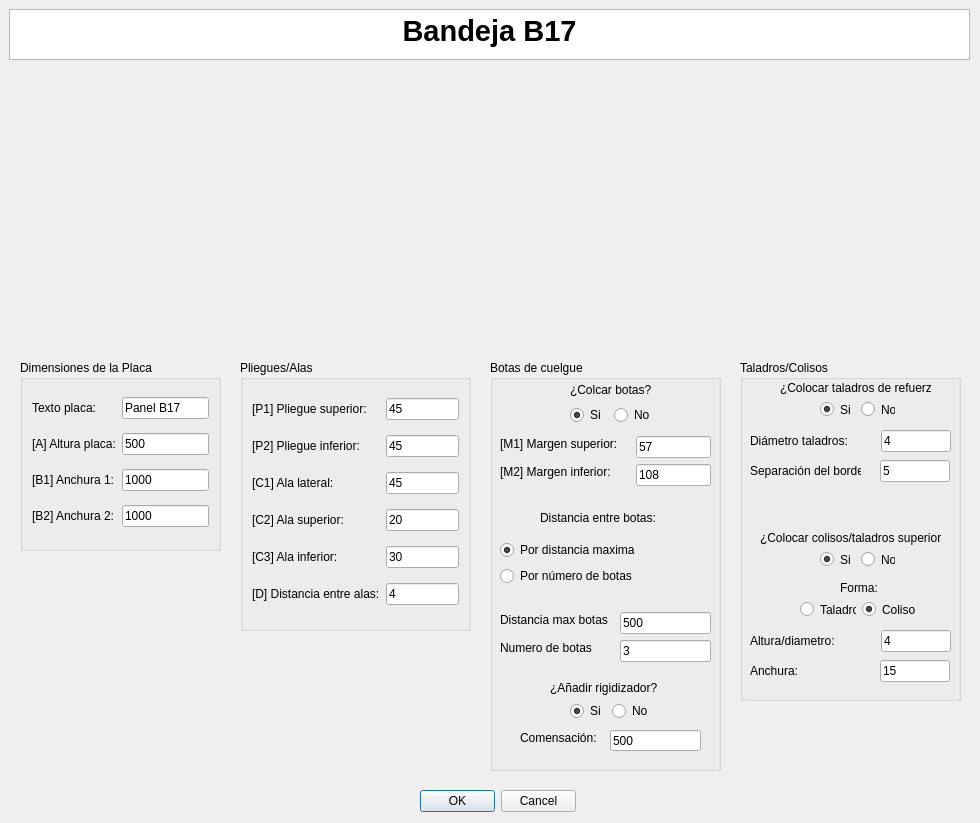
<?xml version="1.0" encoding="UTF-8"?>
<ui version="4.0">
 <class>MyPositionDialog</class>
 <widget class="QDialog" name="MyPositionDialog">
  <property name="geometry">
   <rect>
    <x>0</x>
    <y>0</y>
    <width>980</width>
    <height>823</height>
   </rect>
  </property>
  <property name="windowTitle">
   <string>Enter Position</string>
  </property>
  <property name="whatsThis">
   <string>&lt;html&gt;&lt;head/&gt;&lt;body&gt;&lt;p&gt;Esta ventana de KSDpanel te permite introducir todas las medidas correspondientes del panel seleccionado.&lt;/p&gt;&lt;p&gt;Recuerda que todas las medidas deben de ir en milimetros (mm).&lt;/p&gt;&lt;/body&gt;&lt;/html&gt;</string>
  </property>
  <widget class="QDialogButtonBox" name="buttonBox">
   <property name="geometry">
    <rect>
     <x>420</x>
     <y>790</y>
     <width>156</width>
     <height>23</height>
    </rect>
   </property>
   <property name="orientation">
    <enum>Qt::Horizontal</enum>
   </property>
   <property name="standardButtons">
    <set>QDialogButtonBox::Cancel|QDialogButtonBox::Ok</set>
   </property>
  </widget>
  <widget class="QTextBrowser" name="textBrowser">
   <property name="geometry">
    <rect>
     <x>9</x>
     <y>9</y>
     <width>961</width>
     <height>51</height>
    </rect>
   </property>
   <property name="html">
    <string>&lt;!DOCTYPE HTML PUBLIC &quot;-//W3C//DTD HTML 4.0//EN&quot; &quot;http://www.w3.org/TR/REC-html40/strict.dtd&quot;&gt;
&lt;html&gt;&lt;head&gt;&lt;meta name=&quot;qrichtext&quot; content=&quot;1&quot; /&gt;&lt;style type=&quot;text/css&quot;&gt;
p, li { white-space: pre-wrap; }
&lt;/style&gt;&lt;/head&gt;&lt;body style=&quot; font-family:'MS Shell Dlg 2'; font-size:8.25pt; font-weight:400; font-style:normal;&quot;&gt;
&lt;p align=&quot;center&quot; style=&quot; margin-top:0px; margin-bottom:0px; margin-left:0px; margin-right:0px; -qt-block-indent:0; text-indent:0px;&quot;&gt;&lt;span style=&quot; font-size:22pt; font-weight:600;&quot;&gt;Bandeja B17&lt;/span&gt;&lt;/p&gt;&lt;/body&gt;&lt;/html&gt;</string>
   </property>
  </widget>
  <widget class="QGroupBox" name="groupBox">
   <property name="geometry">
    <rect>
     <x>490</x>
     <y>360</y>
     <width>231</width>
     <height>411</height>
    </rect>
   </property>
   <property name="styleSheet">
    <string notr="true">font: 10pt &quot;MS Shell Dlg 2&quot;;</string>
   </property>
   <property name="title">
    <string>Botas de cuelgue</string>
   </property>
   <widget class="QLineEdit" name="numeroBotasUI">
    <property name="geometry">
     <rect>
      <x>130</x>
      <y>280</y>
      <width>91</width>
      <height>22</height>
     </rect>
    </property>
    <property name="text">
     <string>3</string>
    </property>
   </widget>
   <widget class="QLineEdit" name="distanciaEntreBotasUI">
    <property name="geometry">
     <rect>
      <x>130</x>
      <y>252</y>
      <width>91</width>
      <height>22</height>
     </rect>
    </property>
    <property name="text">
     <string>500</string>
    </property>
   </widget>
   <widget class="QLabel" name="label_7">
    <property name="geometry">
     <rect>
      <x>10</x>
      <y>280</y>
      <width>98</width>
      <height>16</height>
     </rect>
    </property>
    <property name="text">
     <string>Numero de botas</string>
    </property>
   </widget>
   <widget class="QLabel" name="label_6">
    <property name="geometry">
     <rect>
      <x>10</x>
      <y>252</y>
      <width>114</width>
      <height>16</height>
     </rect>
    </property>
    <property name="text">
     <string>Distancia max botas</string>
    </property>
   </widget>
   <widget class="QLabel" name="label_3">
    <property name="geometry">
     <rect>
      <x>10</x>
      <y>76</y>
      <width>130</width>
      <height>16</height>
     </rect>
    </property>
    <property name="text">
     <string>[M1] Margen superior:</string>
    </property>
   </widget>
   <widget class="QLabel" name="label_5">
    <property name="geometry">
     <rect>
      <x>10</x>
      <y>104</y>
      <width>124</width>
      <height>16</height>
     </rect>
    </property>
    <property name="text">
     <string>[M2] Margen inferior:</string>
    </property>
   </widget>
   <widget class="QLineEdit" name="margenAUI">
    <property name="geometry">
     <rect>
      <x>146</x>
      <y>76</y>
      <width>75</width>
      <height>22</height>
     </rect>
    </property>
    <property name="text">
     <string>57</string>
    </property>
   </widget>
   <widget class="QLineEdit" name="margenBUI">
    <property name="geometry">
     <rect>
      <x>146</x>
      <y>104</y>
      <width>75</width>
      <height>22</height>
     </rect>
    </property>
    <property name="text">
     <string>108</string>
    </property>
   </widget>
   <widget class="QLabel" name="label_10">
    <property name="geometry">
     <rect>
      <x>50</x>
      <y>150</y>
      <width>125</width>
      <height>16</height>
     </rect>
    </property>
    <property name="text">
     <string>Distancia entre botas:</string>
    </property>
   </widget>
   <widget class="QWidget" name="layoutWidget">
    <property name="geometry">
     <rect>
      <x>80</x>
      <y>21</y>
      <width>85</width>
      <height>44</height>
     </rect>
    </property>
    <layout class="QGridLayout" name="gridLayout">
     <item row="0" column="0" colspan="2">
      <widget class="QLabel" name="label_2">
       <property name="mouseTracking">
        <bool>false</bool>
       </property>
       <property name="text">
        <string>¿Colcar botas?</string>
       </property>
       <property name="buddy">
        <cstring>label_2</cstring>
       </property>
      </widget>
     </item>
     <item row="1" column="0">
      <widget class="QRadioButton" name="crearBotasUI">
       <property name="text">
        <string>Si</string>
       </property>
       <property name="checked">
        <bool>true</bool>
       </property>
      </widget>
     </item>
     <item row="1" column="1">
      <widget class="QRadioButton" name="noCrearBotasUI">
       <property name="text">
        <string>No</string>
       </property>
      </widget>
     </item>
    </layout>
   </widget>
   <widget class="QWidget" name="layoutWidget">
    <property name="geometry">
     <rect>
      <x>10</x>
      <y>180</y>
      <width>147</width>
      <height>48</height>
     </rect>
    </property>
    <layout class="QVBoxLayout" name="verticalLayout">
     <item>
      <widget class="QRadioButton" name="parametroBotasUI_3">
       <property name="text">
        <string>Por distancia maxima</string>
       </property>
       <property name="checked">
        <bool>true</bool>
       </property>
      </widget>
     </item>
     <item>
      <widget class="QRadioButton" name="parametroBotasUI">
       <property name="text">
        <string>Por número de botas</string>
       </property>
      </widget>
     </item>
    </layout>
   </widget>
   <widget class="QLabel" name="label_23">
    <property name="geometry">
     <rect>
      <x>60</x>
      <y>320</y>
      <width>121</width>
      <height>16</height>
     </rect>
    </property>
    <property name="text">
     <string>¿Añadir rigidizador?</string>
    </property>
   </widget>
   <widget class="QWidget" name="layoutWidget_2">
    <property name="geometry">
     <rect>
      <x>80</x>
      <y>340</y>
      <width>80</width>
      <height>22</height>
     </rect>
    </property>
    <layout class="QHBoxLayout" name="horizontalLayout_4">
     <item>
      <widget class="QRadioButton" name="crearRigidizadorUI">
       <property name="text">
        <string>Si</string>
       </property>
       <property name="checked">
        <bool>true</bool>
       </property>
      </widget>
     </item>
     <item>
      <widget class="QRadioButton" name="noCrearRigidizadorUI">
       <property name="text">
        <string>No</string>
       </property>
      </widget>
     </item>
    </layout>
   </widget>
   <widget class="QLineEdit" name="compensacionGrosorCompositeUI">
    <property name="geometry">
     <rect>
      <x>120</x>
      <y>370</y>
      <width>91</width>
      <height>21</height>
     </rect>
    </property>
    <property name="text">
     <string>500</string>
    </property>
   </widget>
   <widget class="QLabel" name="label_24">
    <property name="geometry">
     <rect>
      <x>30</x>
      <y>370</y>
      <width>91</width>
      <height>16</height>
     </rect>
    </property>
    <property name="text">
     <string>Comensación:</string>
    </property>
   </widget>
  </widget>
  <widget class="QGroupBox" name="groupBox_2">
   <property name="geometry">
    <rect>
     <x>240</x>
     <y>360</y>
     <width>231</width>
     <height>271</height>
    </rect>
   </property>
   <property name="styleSheet">
    <string notr="true">font: 10pt &quot;MS Shell Dlg 2&quot;;</string>
   </property>
   <property name="title">
    <string>Pliegues/Alas</string>
   </property>
   <layout class="QGridLayout" name="gridLayout_2">
    <item row="4" column="0">
     <widget class="QLabel" name="label_11">
      <property name="text">
       <string>[C2] Ala superior:</string>
      </property>
     </widget>
    </item>
    <item row="1" column="0">
     <widget class="QLabel" name="label_14">
      <property name="text">
       <string>[P2] Pliegue inferior:</string>
      </property>
     </widget>
    </item>
    <item row="5" column="0">
     <widget class="QLabel" name="label_12">
      <property name="text">
       <string>[C3] Ala inferior:</string>
      </property>
     </widget>
    </item>
    <item row="0" column="1">
     <widget class="QLineEdit" name="pliegueSuperiorUI">
      <property name="text">
       <string>45</string>
      </property>
     </widget>
    </item>
    <item row="0" column="0">
     <widget class="QLabel" name="label_13">
      <property name="text">
       <string>[P1] Pliegue superior:</string>
      </property>
     </widget>
    </item>
    <item row="1" column="1">
     <widget class="QLineEdit" name="pliegueInferiorUI">
      <property name="text">
       <string>45</string>
      </property>
     </widget>
    </item>
    <item row="4" column="1">
     <widget class="QLineEdit" name="alaSuperiorUI">
      <property name="text">
       <string>20</string>
      </property>
     </widget>
    </item>
    <item row="3" column="0">
     <widget class="QLabel" name="label_9">
      <property name="text">
       <string>[C1] Ala lateral:</string>
      </property>
     </widget>
    </item>
    <item row="3" column="1">
     <widget class="QLineEdit" name="alaIzquierdaUI">
      <property name="text">
       <string>45</string>
      </property>
     </widget>
    </item>
    <item row="5" column="1">
     <widget class="QLineEdit" name="alaInferiorUI">
      <property name="text">
       <string>30</string>
      </property>
     </widget>
    </item>
    <item row="6" column="0">
     <widget class="QLabel" name="label_25">
      <property name="text">
       <string>[D] Distancia entre alas:</string>
      </property>
     </widget>
    </item>
    <item row="6" column="1">
     <widget class="QLineEdit" name="distanciaAlasUI">
      <property name="text">
       <string>4</string>
      </property>
     </widget>
    </item>
   </layout>
  </widget>
  <widget class="QLabel" name="imagenPanelUI">
   <property name="geometry">
    <rect>
     <x>250</x>
     <y>70</y>
     <width>461</width>
     <height>281</height>
    </rect>
   </property>
   <property name="text">
    <string/>
   </property>
   <property name="pixmap">
    <pixmap>../imagenes/REF_BH17cotas.jpg</pixmap>
   </property>
   <property name="scaledContents">
    <bool>true</bool>
   </property>
   <property name="wordWrap">
    <bool>false</bool>
   </property>
   <property name="margin">
    <number>0</number>
   </property>
   <property name="openExternalLinks">
    <bool>false</bool>
   </property>
  </widget>
  <widget class="QGroupBox" name="groupBox_3">
   <property name="geometry">
    <rect>
     <x>20</x>
     <y>360</y>
     <width>201</width>
     <height>191</height>
    </rect>
   </property>
   <property name="styleSheet">
    <string notr="true">font: 10pt &quot;MS Shell Dlg 2&quot;;</string>
   </property>
   <property name="title">
    <string>Dimensiones de la Placa</string>
   </property>
   <layout class="QGridLayout" name="gridLayout_3">
    <item row="2" column="1">
     <widget class="QLineEdit" name="anchura1UI">
      <property name="text">
       <string>1000</string>
      </property>
     </widget>
    </item>
    <item row="0" column="1">
     <widget class="QLineEdit" name="textoDescriptivoA0UI">
      <property name="text">
       <string>Panel B17</string>
      </property>
     </widget>
    </item>
    <item row="1" column="0">
     <widget class="QLabel" name="label_8">
      <property name="text">
       <string>[A] Altura placa:</string>
      </property>
     </widget>
    </item>
    <item row="0" column="0">
     <widget class="QLabel" name="label">
      <property name="text">
       <string>Texto placa:</string>
      </property>
     </widget>
    </item>
    <item row="2" column="0">
     <widget class="QLabel" name="label_4">
      <property name="text">
       <string>[B1] Anchura 1:</string>
      </property>
     </widget>
    </item>
    <item row="1" column="1">
     <widget class="QLineEdit" name="alturaPlacaUI">
      <property name="text">
       <string>500</string>
      </property>
     </widget>
    </item>
    <item row="3" column="0">
     <widget class="QLabel" name="label_22">
      <property name="text">
       <string>[B2] Anchura 2:</string>
      </property>
     </widget>
    </item>
    <item row="3" column="1">
     <widget class="QLineEdit" name="anchura2UI">
      <property name="text">
       <string>1000</string>
      </property>
     </widget>
    </item>
   </layout>
  </widget>
  <widget class="QGroupBox" name="groupBox_4">
   <property name="geometry">
    <rect>
     <x>740</x>
     <y>360</y>
     <width>221</width>
     <height>341</height>
    </rect>
   </property>
   <property name="title">
    <string>Taladros/Colisos</string>
   </property>
   <widget class="QLabel" name="label_15">
    <property name="geometry">
     <rect>
      <x>40</x>
      <y>20</y>
      <width>151</width>
      <height>16</height>
     </rect>
    </property>
    <property name="text">
     <string>¿Colocar taladros de refuerzo?</string>
    </property>
   </widget>
   <widget class="QLabel" name="label_16">
    <property name="geometry">
     <rect>
      <x>10</x>
      <y>70</y>
      <width>125</width>
      <height>22</height>
     </rect>
    </property>
    <property name="text">
     <string>Diámetro taladros:</string>
    </property>
   </widget>
   <widget class="QLineEdit" name="diametroTaladrosUI">
    <property name="geometry">
     <rect>
      <x>141</x>
      <y>70</y>
      <width>70</width>
      <height>22</height>
     </rect>
    </property>
    <property name="text">
     <string>4</string>
    </property>
   </widget>
   <widget class="QLineEdit" name="distanciaBordeUI">
    <property name="geometry">
     <rect>
      <x>140</x>
      <y>100</y>
      <width>70</width>
      <height>22</height>
     </rect>
    </property>
    <property name="text">
     <string>5</string>
    </property>
   </widget>
   <widget class="QLabel" name="label_17">
    <property name="geometry">
     <rect>
      <x>10</x>
      <y>100</y>
      <width>111</width>
      <height>21</height>
     </rect>
    </property>
    <property name="text">
     <string>Separación del borde:</string>
    </property>
   </widget>
   <widget class="QLabel" name="label_18">
    <property name="geometry">
     <rect>
      <x>20</x>
      <y>170</y>
      <width>181</width>
      <height>16</height>
     </rect>
    </property>
    <property name="text">
     <string>¿Colocar colisos/taladros superiores?</string>
    </property>
   </widget>
   <widget class="QLabel" name="label_19">
    <property name="geometry">
     <rect>
      <x>100</x>
      <y>220</y>
      <width>41</width>
      <height>16</height>
     </rect>
    </property>
    <property name="text">
     <string>Forma:</string>
    </property>
   </widget>
   <widget class="QLineEdit" name="anchuraColisoUI">
    <property name="geometry">
     <rect>
      <x>140</x>
      <y>300</y>
      <width>70</width>
      <height>22</height>
     </rect>
    </property>
    <property name="text">
     <string>15</string>
    </property>
   </widget>
   <widget class="QLineEdit" name="alturaColisoUI">
    <property name="geometry">
     <rect>
      <x>141</x>
      <y>270</y>
      <width>70</width>
      <height>22</height>
     </rect>
    </property>
    <property name="text">
     <string>4</string>
    </property>
   </widget>
   <widget class="QLabel" name="label_20">
    <property name="geometry">
     <rect>
      <x>10</x>
      <y>300</y>
      <width>111</width>
      <height>21</height>
     </rect>
    </property>
    <property name="text">
     <string>Anchura:</string>
    </property>
   </widget>
   <widget class="QLabel" name="label_21">
    <property name="geometry">
     <rect>
      <x>10</x>
      <y>270</y>
      <width>125</width>
      <height>22</height>
     </rect>
    </property>
    <property name="text">
     <string>Altura/diametro:</string>
    </property>
   </widget>
   <widget class="QWidget" name="layoutWidget">
    <property name="geometry">
     <rect>
      <x>80</x>
      <y>40</y>
      <width>75</width>
      <height>19</height>
     </rect>
    </property>
    <layout class="QHBoxLayout" name="horizontalLayout">
     <item>
      <widget class="QRadioButton" name="crearTaladrosUI">
       <property name="text">
        <string>Si</string>
       </property>
       <property name="checked">
        <bool>true</bool>
       </property>
      </widget>
     </item>
     <item>
      <widget class="QRadioButton" name="noCrearTaladrosUI">
       <property name="text">
        <string>No</string>
       </property>
      </widget>
     </item>
    </layout>
   </widget>
   <widget class="QWidget" name="layoutWidget">
    <property name="geometry">
     <rect>
      <x>80</x>
      <y>190</y>
      <width>75</width>
      <height>19</height>
     </rect>
    </property>
    <layout class="QHBoxLayout" name="horizontalLayout_2">
     <item>
      <widget class="QRadioButton" name="crearColisoUI">
       <property name="text">
        <string>Si</string>
       </property>
       <property name="checked">
        <bool>true</bool>
       </property>
      </widget>
     </item>
     <item>
      <widget class="QRadioButton" name="noCrearColisoUI">
       <property name="text">
        <string>No</string>
       </property>
      </widget>
     </item>
    </layout>
   </widget>
   <widget class="QWidget" name="layoutWidget">
    <property name="geometry">
     <rect>
      <x>60</x>
      <y>240</y>
      <width>118</width>
      <height>19</height>
     </rect>
    </property>
    <layout class="QHBoxLayout" name="horizontalLayout_3">
     <item>
      <widget class="QRadioButton" name="taladroColisoUI">
       <property name="text">
        <string>Taladro</string>
       </property>
      </widget>
     </item>
     <item>
      <widget class="QRadioButton" name="colisoColisoUI">
       <property name="text">
        <string>Coliso</string>
       </property>
       <property name="checked">
        <bool>true</bool>
       </property>
      </widget>
     </item>
    </layout>
   </widget>
  </widget>
  <zorder>groupBox_2</zorder>
  <zorder>groupBox</zorder>
  <zorder>buttonBox</zorder>
  <zorder>textBrowser</zorder>
  <zorder>imagenPanelUI</zorder>
  <zorder>groupBox_3</zorder>
  <zorder>groupBox_4</zorder>
 </widget>
 <resources/>
 <connections>
  <connection>
   <sender>buttonBox</sender>
   <signal>accepted()</signal>
   <receiver>MyPositionDialog</receiver>
   <slot>accept()</slot>
   <hints>
    <hint type="sourcelabel">
     <x>248</x>
     <y>254</y>
    </hint>
    <hint type="destinationlabel">
     <x>157</x>
     <y>274</y>
    </hint>
   </hints>
  </connection>
  <connection>
   <sender>buttonBox</sender>
   <signal>rejected()</signal>
   <receiver>MyPositionDialog</receiver>
   <slot>reject()</slot>
   <hints>
    <hint type="sourcelabel">
     <x>316</x>
     <y>260</y>
    </hint>
    <hint type="destinationlabel">
     <x>286</x>
     <y>274</y>
    </hint>
   </hints>
  </connection>
 </connections>
</ui>
